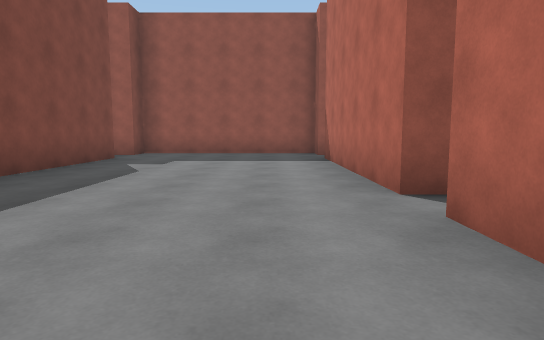
[1] (above)

17 first-person views from a walk through a scene from a Unity 3-D project. The camera is 1.2 m above the floor, tilts 6° down and sees 75° across. The floor is counted in squares, 2 m on a side. Each view is taken from the middle of a square. On the plan, view 1 faces up. The plan holds only what a view shows up to about 10 squares ahead; the rest is blank. The place goes on beyond the plan. The player is left out. Surface patterns are stand-ins for the level's own textures.

[2]
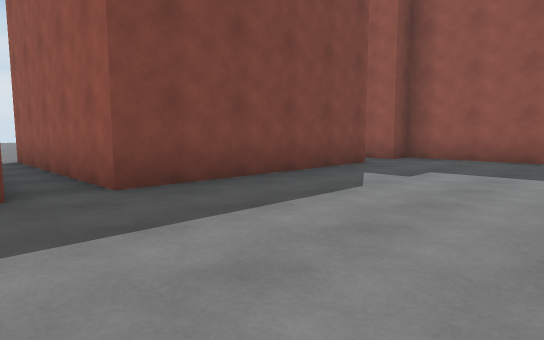

[3]
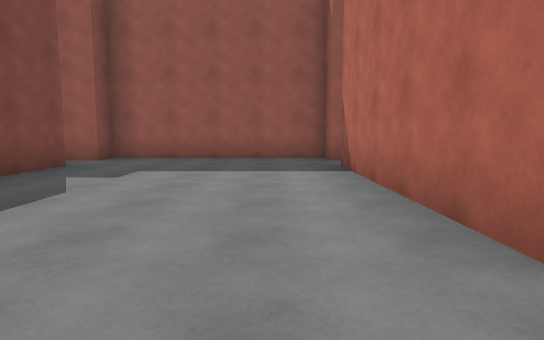

[4]
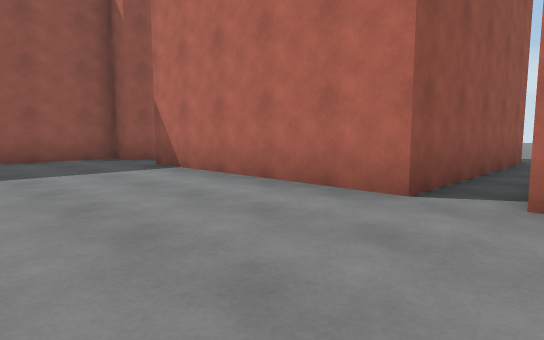

[5]
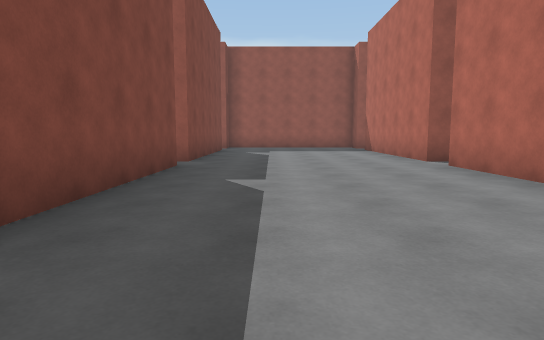

[6]
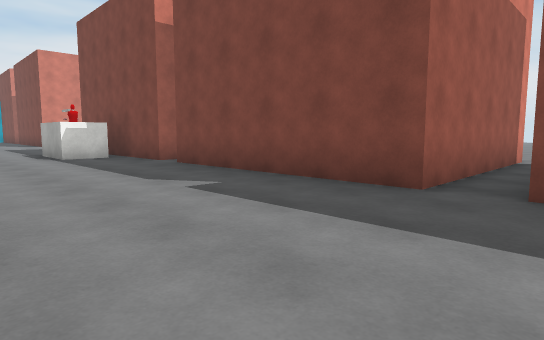

[7]
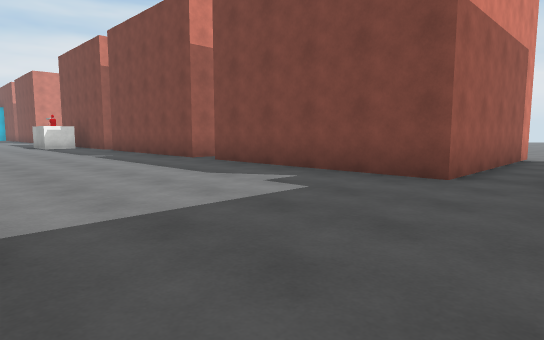

[8]
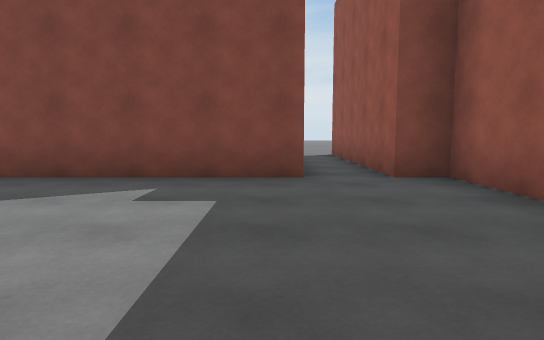

[9]
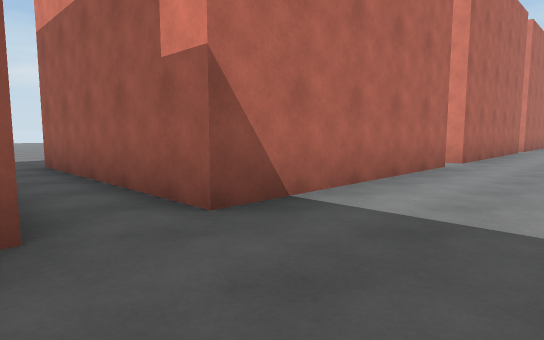

[10]
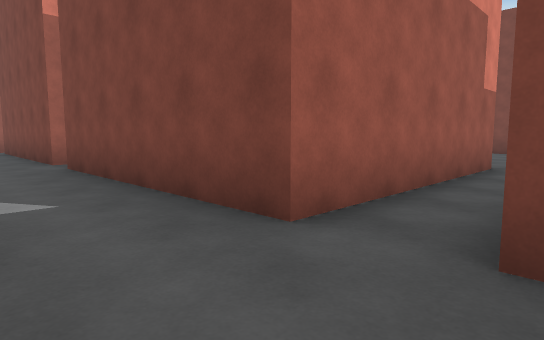

[11]
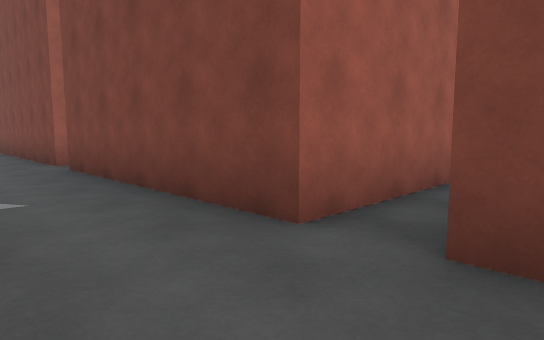

[12]
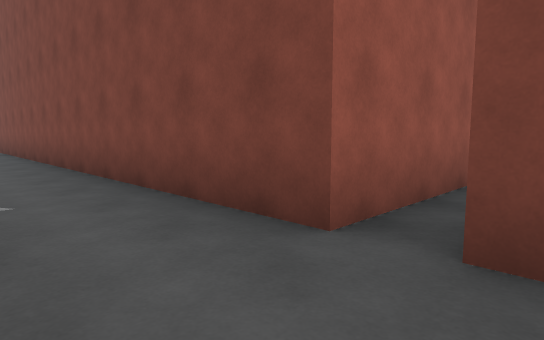

[13]
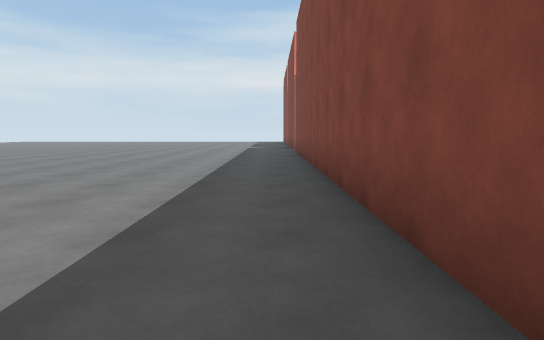

[14]
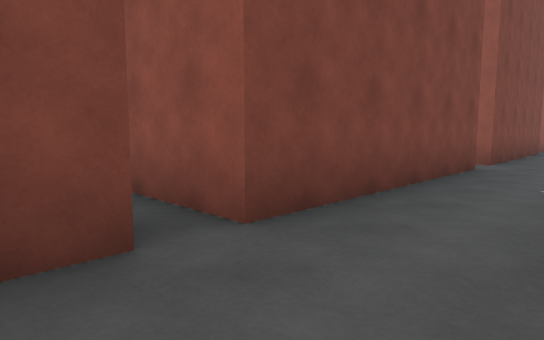

[15]
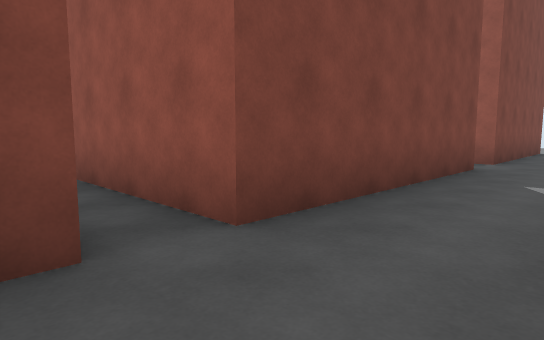

[16]
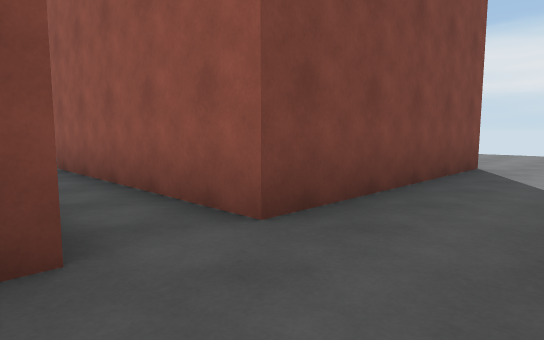

[17]
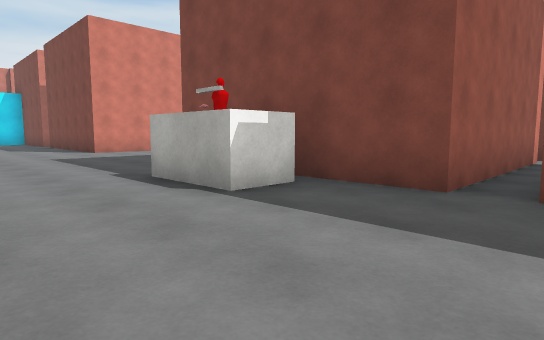

### Floor plan
Points are (right, up) in squares from view 1. A wall is a line through its corners. A room is listed if a view was taken in it or the views show most of it. See-through windows are left out.
Room 1 (views 1, 2, 3, 4, 5, 6, 7, 8, 9, 17)
walls: (-8.8, -3.2) (-3.7, -3.2) (-3.7, -6.2); (-3.4, -4.9) (-2.3, -4.9) (-2.3, -5.5); (-8.8, 2.5) (-3.7, 2.5) (-3.7, -2.5); (1.3, -2) (1.3, 2.5); (1.3, 3.4) (1.3, 8.4); (-8.8, 8.4) (-3.7, 8.4) (-3.7, 3.4) (-8.8, 3.4); (1.3, 9.6) (1.3, 10.4) (-3.7, 10.4) (-3.7, 9.6) (-8.8, 9.6)
ways out: opening at (2, 3) to room 2; opening at (2, 9) to room 2; opening at (-8.5, -3.5); opening at (-8, 3); opening at (-8, 9)
objects: block (-3, -6)
Room 2 (views 10, 11, 12, 13, 14, 15, 16)
walls: (3.5, -3.2) (6.2, -3.2) (6.2, -15.4); (3.4, 2.5) (6.2, 2.5) (6.2, -2.5) (4.5, -2.5); (1.3, 2.5) (1.6, 2.5); (1.3, 8.4) (6.2, 8.4) (6.2, 3.4) (1.3, 3.4); (6.2, 12.5) (6.2, 9.6) (1.3, 9.6)
ways out: opening at (2, 3) to room 1; opening at (2, 9) to room 1

Positions as (right, up) in squares from view 1, and headings:
1: (0, 0), facing up
2: (0, 2), facing up-left
3: (0, 2), facing up
4: (-2, 2), facing up-right
5: (-2, -4), facing up
6: (0, 4), facing down-left
7: (1, 10), facing down-left
8: (1, 8), facing left
9: (-1, 10), facing down-right
10: (8, 10), facing down-left
11: (8, 4), facing down-left
12: (8, -2), facing down-left
13: (7, -7), facing down
14: (8, -4), facing up-left
15: (8, 2), facing up-left
16: (8, 8), facing up-left
17: (0, -2), facing down-left
